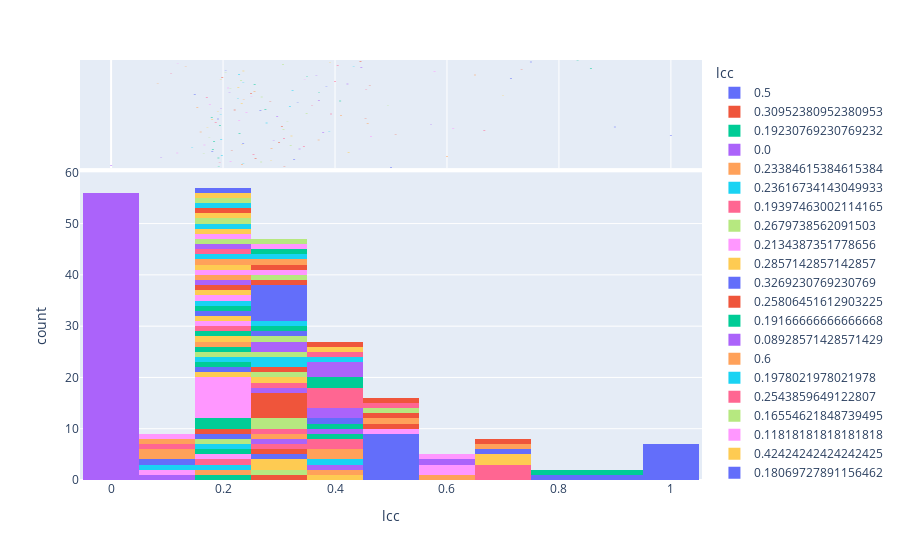

This figure's notebook cell:
### Code cell
# Calculate the local clustering coefficient of each node and plot the clustering-coefficient
# distribution (lcc vs frequency of lcc) of the network.

def get_lcc(adjacency_matrix):
    lcc = np.zeros(adjacency_matrix.shape[0])
    for node in range(adjacency_matrix.shape[0]):
        # neighbours of node(neighbours are out neighbours)
        neighbors = np.where(adjacency_matrix[node, :] == 1)[0]
        if len(neighbors) == 0 or len(neighbors) == 1:
            lcc[node] = 0
        else:
            num_edges = 0
            for neighbor in neighbors:
                num_edges += np.sum(adjacency_matrix[neighbor, neighbors])
            lcc[node] = num_edges/(len(neighbors)*(len(neighbors)-1))
    return lcc

lcc = get_lcc(adjacency_matrix)

def plot_lcc_distribution(lcc):
    # plt.hist(lcc, bins=20, alpha=0.5, label='lcc', color= 'red')
    # plt.legend(loc='upper right')
    # plt.show()
    # use plotly to plot the histogram
    df = pd.DataFrame({'lcc': lcc})
    fig = px.histogram(df, x="lcc", color="lcc", marginal="box", hover_data=df.columns)
    fig.show()
    

plot_lcc_distribution(lcc)
